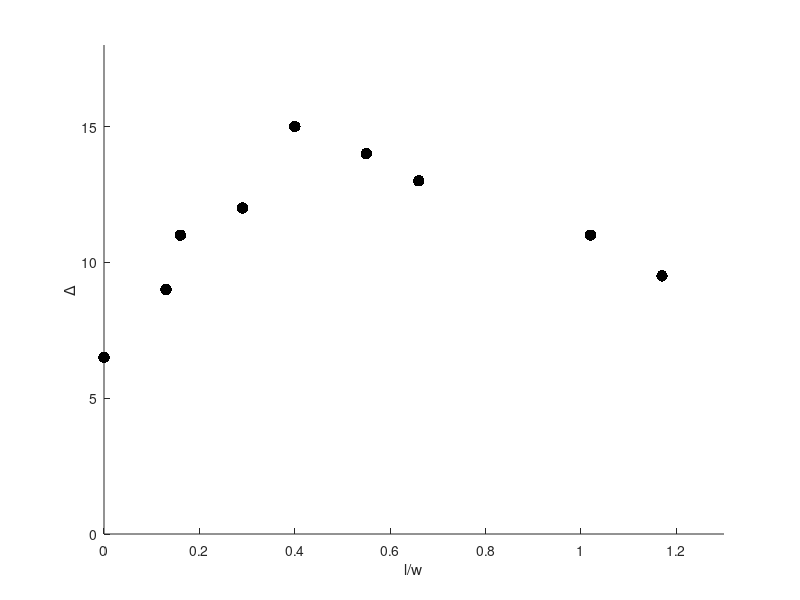
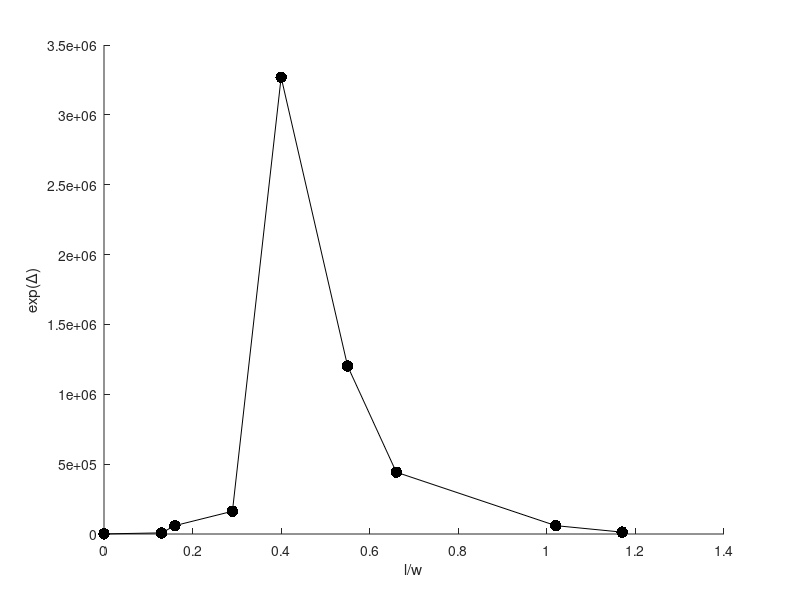

Here is the MATLAB script that generated these plots, in order: (Note: this script raises an error after producing the figures.)
%% figure 4a and b
%b
delta = [6.5 9 11 12 15 14 13 11 9.5];
lw = [0 .13 .16 .29 .4 .55 .66 1.02 1.17];
figure(10);
hold on;
plot(lw,delta,'k.','MarkerSize',25,'MarkerEdgeColor','k');
xlabel('l/w');
ylabel('\Delta');
axis([0 1.3 0 18])
figure(12)
hold on;
plot(lw,exp(delta),'k.-','MarkerSize',25,'MarkerEdgeColor','k');
xlabel('l/w');
ylabel('exp(\Delta)');

%a
%if t_o = 1, tt/tt_0 = tt
gamma=[1.23 1.48 1.7 1.96 2.20 2.5];

delta=15;
figure(4)
tau=log(f)+delta./gamma;
hold on;
plot(1./gamma,tau,'g.-','MarkerSize',25,'MarkerEdgeColor','g');

xlabel('\Gamma^{-1}')
ylabel('ln(\tau/\tau_0)+const')
axis([.1 1.1 0 30])